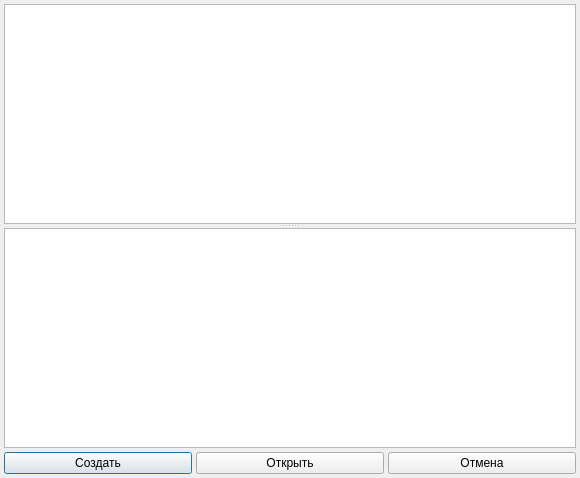
<?xml version="1.0" encoding="UTF-8"?>
<ui version="4.0">
 <class>CheckPlanningOpenEventsDialog</class>
 <widget class="QDialog" name="CheckPlanningOpenEventsDialog">
  <property name="geometry">
   <rect>
    <x>0</x>
    <y>0</y>
    <width>580</width>
    <height>478</height>
   </rect>
  </property>
  <property name="windowTitle">
   <string>Открытые события</string>
  </property>
  <layout class="QGridLayout" name="gridLayout">
   <property name="margin">
    <number>4</number>
   </property>
   <property name="spacing">
    <number>4</number>
   </property>
   <item row="0" column="0" colspan="3">
    <widget class="QSplitter" name="splitter">
     <property name="orientation">
      <enum>Qt::Vertical</enum>
     </property>
     <property name="childrenCollapsible">
      <bool>false</bool>
     </property>
     <widget class="CTextBrowser" name="txtClientInfoEventsBrowser">
      <property name="focusPolicy">
       <enum>Qt::NoFocus</enum>
      </property>
     </widget>
     <widget class="CTableView" name="tblOpenActions">
      <property name="focusPolicy">
       <enum>Qt::NoFocus</enum>
      </property>
     </widget>
    </widget>
   </item>
   <item row="1" column="0">
    <widget class="QPushButton" name="btnCreate">
     <property name="sizePolicy">
      <sizepolicy hsizetype="Expanding" vsizetype="Fixed">
       <horstretch>1</horstretch>
       <verstretch>0</verstretch>
      </sizepolicy>
     </property>
     <property name="minimumSize">
      <size>
       <width>100</width>
       <height>0</height>
      </size>
     </property>
     <property name="focusPolicy">
      <enum>Qt::TabFocus</enum>
     </property>
     <property name="text">
      <string>Создать</string>
     </property>
    </widget>
   </item>
   <item row="1" column="1">
    <widget class="QPushButton" name="btnOpen">
     <property name="sizePolicy">
      <sizepolicy hsizetype="Expanding" vsizetype="Fixed">
       <horstretch>1</horstretch>
       <verstretch>0</verstretch>
      </sizepolicy>
     </property>
     <property name="minimumSize">
      <size>
       <width>100</width>
       <height>0</height>
      </size>
     </property>
     <property name="focusPolicy">
      <enum>Qt::TabFocus</enum>
     </property>
     <property name="text">
      <string>Открыть</string>
     </property>
    </widget>
   </item>
   <item row="1" column="2">
    <widget class="QPushButton" name="btnClose">
     <property name="sizePolicy">
      <sizepolicy hsizetype="Expanding" vsizetype="Fixed">
       <horstretch>1</horstretch>
       <verstretch>0</verstretch>
      </sizepolicy>
     </property>
     <property name="minimumSize">
      <size>
       <width>100</width>
       <height>0</height>
      </size>
     </property>
     <property name="focusPolicy">
      <enum>Qt::TabFocus</enum>
     </property>
     <property name="text">
      <string>Отмена</string>
     </property>
    </widget>
   </item>
  </layout>
 </widget>
 <customwidgets>
  <customwidget>
   <class>CTableView</class>
   <extends>QTableView</extends>
   <header>library/TableView.h</header>
  </customwidget>
  <customwidget>
   <class>CTextBrowser</class>
   <extends>QTextBrowser</extends>
   <header>library/TextBrowser.h</header>
  </customwidget>
 </customwidgets>
 <tabstops>
  <tabstop>btnClose</tabstop>
  <tabstop>btnOpen</tabstop>
  <tabstop>btnCreate</tabstop>
  <tabstop>tblOpenActions</tabstop>
 </tabstops>
 <resources/>
 <connections/>
</ui>
